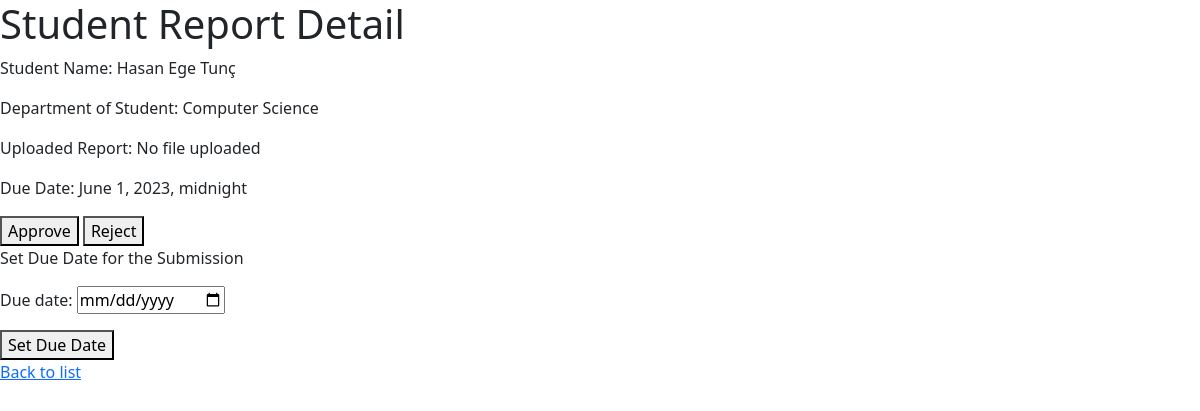
/reports/internship-detail/1/ (signed in), run on the app's committed database.
### reports/models.py (models this page shows, shortened)
class Internship(models.Model):
    student = models.ForeignKey(
        Student, on_delete=models.CASCADE, null=True, related_name='internship')
    instructor = models.ForeignKey(
        Instructor, on_delete=models.SET_NULL, null=True, related_name='internship', default=None)
    course = models.ForeignKey(
        Course, on_delete=models.SET_NULL, null=True, related_name='internship')
    company = models.ForeignKey(
        Company, on_delete=models.SET_NULL, null=True, related_name='internship')
    work_and_report_evaluation_form = models.OneToOneField(WorkAndReportEvaluation, on_delete=models.SET_NULL,
                                                           null=True, related_name='internship', default=None)
    confidential_company_form = models.OneToOneField(
        ConfidentialCompany, on_delete=models.SET_NULL, null=True, related_name='internship', default=None)
    status = models.CharField(
        max_length=2,
        choices=Status.choices,
        default=Status.PENDING,
    )
    company_approval = models.OneToOneField(
        CompanyApprovalValidationApplication, on_delete=models.SET_NULL, null=True, related_name='internship')
    company_evaluation = models.OneToOneField(
        EvaluationByStudent, on_delete=models.SET_NULL, null=True, related_name='internship', default=None)
    student_report = models.OneToOneField(
        Submission, on_delete=models.SET_NULL, null=True, related_name='internship', default=None)

class Task(models.Model):
    creation_date = models.DateTimeField(auto_now_add=True, null=True)
    description = models.CharField(max_length=100, null=True)
    file = models.FileField(upload_to='uploads/', null=True)

class Submission(Task):
    status = models.CharField(
        max_length=2,
        choices=SubmissionStatus.choices,
        default=Status.PENDING,
    )
    due_date = models.DateTimeField()

### users/models.py (models this page shows, shortened)
class RoleMixin(models.Model):
    class Role(models.TextChoices):
        SUPERUSER = 'SUPERUSER', 'Superuser'
        STUDENT = 'STUDENT', 'Student'
        DEAN = 'DEAN', 'Dean'
        CHAIR = 'CHAIR', 'Chair'
        INSTRUCTOR = 'INSTRUCTOR', 'Instructor'
        DEPARTMENTSECRETARY = 'DEPARTMENT_SECRETARY', 'Department Secretary'
    role = models.CharField(max_length=50, choices=Role.choices, blank=True)
    class Meta:
        abstract = True

class User(AbstractBaseUser, PermissionsMixin, RoleMixin):
    first_name = models.CharField(max_length=50, null=True)
    last_name = models.CharField(max_length=50, null=True)
    email = models.EmailField(max_length=50, unique=True, null=True)
    user_id = models.CharField(max_length=8, unique=True, null=False)
    department = models.ForeignKey(
        EngineeringDepartment, on_delete=models.SET_NULL, null=True)
    created_date = models.DateTimeField(auto_now_add=True)
    modified_date = models.DateTimeField(auto_now=True)
    is_admin = models.BooleanField(default=False)
    is_active = models.BooleanField(default=True)
    is_staff = models.BooleanField(default=False)
    is_superuser = models.BooleanField(default=False)
    USERNAME_FIELD = 'user_id'
    REQUIRED_FIELDS = []
    objects = UserManager()
    user_permissions = models.ManyToManyField(
        Permission, related_name='%(class)spermissions', blank=True)

class EngineeringDepartment(models.Model):
    code = models.CharField(max_length=5, unique=True)
    name = models.CharField(max_length=50, blank=True)
    def __str__(self):
        return self.name

### reports/views.py (the view, shortened to what this page needs)
# urls.py: path('internship-detail/<int:pk>/', views.InternshipDetailView.as_view(), name='internship_detail'),
class InternshipDetailView(LoginRequiredMixin, RoleRequiredMixin, DetailView):
    template_name = 'reports/internship_detail.html'
    model = Internship
    context_object_name = 'internship'
    allowed_roles = ['INSTRUCTOR', 'DEPARTMENT_SECRETARY']
    def get_context_data(self, **kwargs):
        context = super().get_context_data(**kwargs)
        context['form'] = ExtensionForm()
        return context

### reports/forms.py
class ExtensionForm(forms.ModelForm):
    due_date = forms.DateTimeField(
        widget=forms.DateInput(
            attrs={'type': 'date'}
        )
    )
    class Meta:
        model = Submission
        fields = ['due_date']

### users/views.py (called while the page is built)
    def test_func(self):
        return self.request.user.role in self.allowed_roles

### reports/templates/reports/internship_detail.html (shortened to what this page needs)
{% extends 'base.html' %}
{% load static %}
{% block styling %}
    <link rel="stylesheet" type="text/css" href="{% static '' %}">
{% endblock %}
{% block body %}
    <div>
        <h1>Student Report Detail</h1>
        <p>Student Name: {{ internship.student.first_name }} {{ internship.student.last_name}}</p>
        <p>Department of Student: {{ internship.student.department }}</p>
        <p>Uploaded Report:
        {% if internship.student_report %}
            {% if internship.student_report.file%}
            <a href="{{ internship.student_report.file.url }}">{{ internship.student_report.name }}</a>
            {% else %}
            No file uploaded
            {% endif %}
            </p>
            <p>Due Date:
            {% if internship.student_report.due_date %}
                {{ internship.student_report.due_date }}
            {% else %}
                No due date set
            {% endif %}
        </p>
        {% else %}
            No Submission Created
        {% endif %}
        <form method="post" action="{% url 'reports:internship_detail' internship.id %}">
            <button type="submit" name="action" value="approve">Approve</button>
            <button type="submit" name="action" value="reject">Reject</button>
            <p>Set Due Date for the Submission</p>
            {{ form.as_p }}
            <button type="submit" name="action" value="extend">Set Due Date</button>
        </form>
        <a href="{% url 'reports:view_internships' %}">Back to list</a>
    </div>
{% endblock %}

### data on the page
Internship: student.first_name "Hasan Ege", student.last_name "Tunç", student.department "Computer Science", student_report.due_date "June 1, 2023, midnight"
